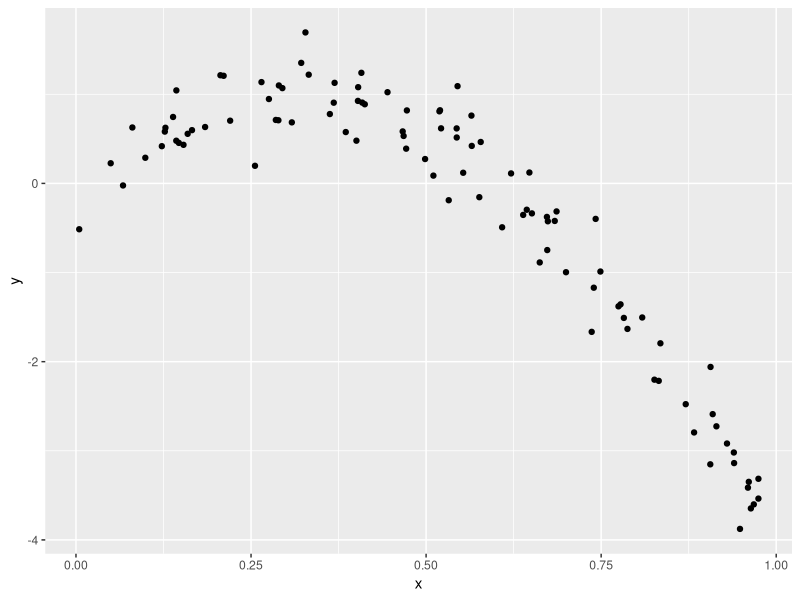
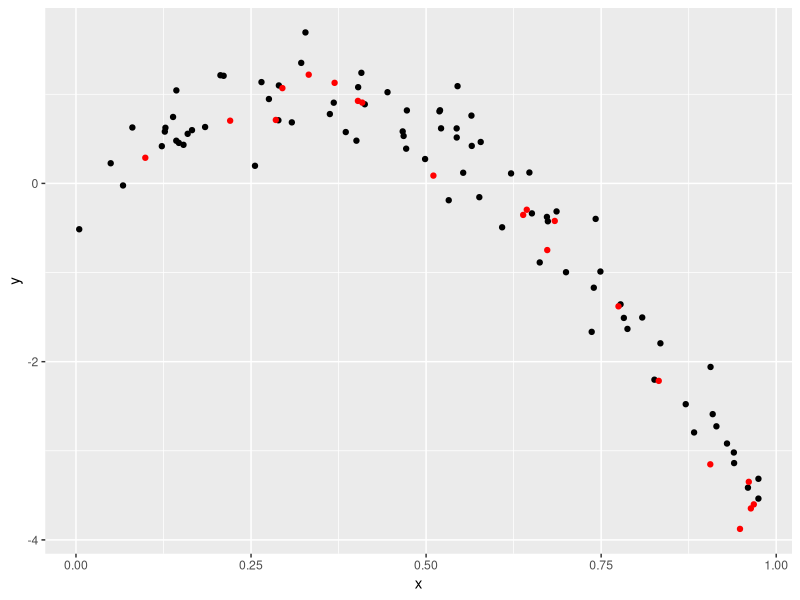
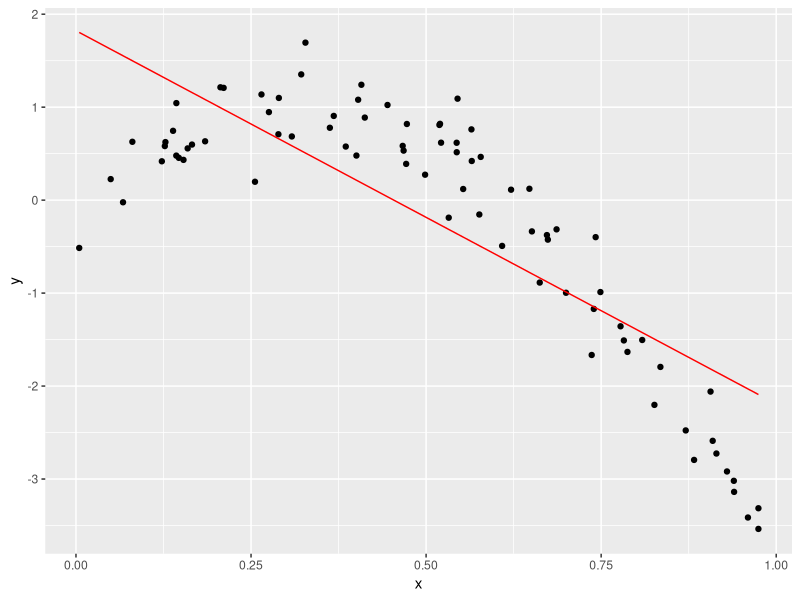
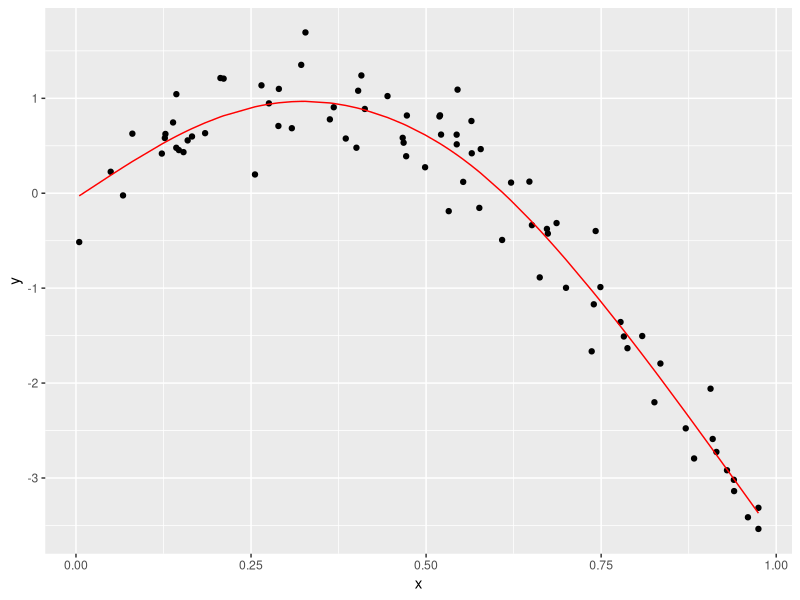
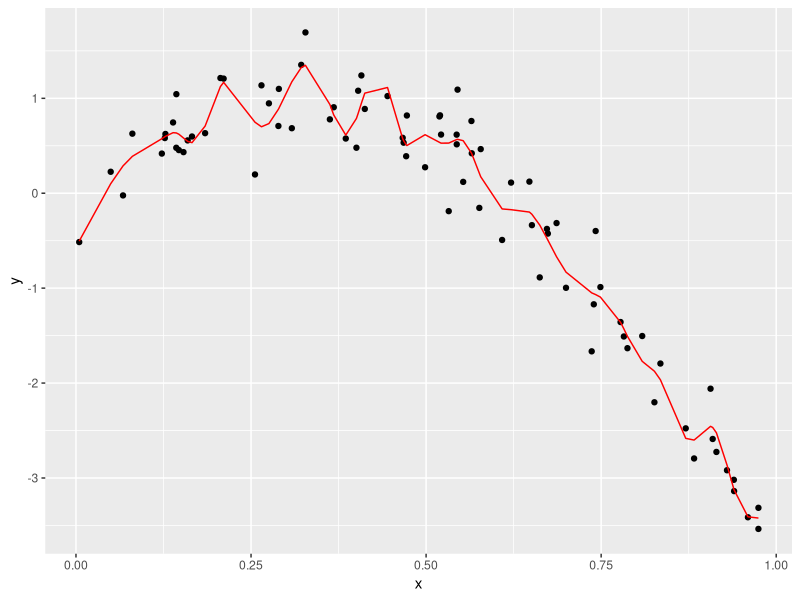

Write the R code that produced these figures, in order.
## ---- chunk 1
knitr::opts_chunk$set(echo = TRUE)

library(tidyverse)
library(modelr)
library(mgcv)
## ---- chunk 2
nonlin_df = 
  tibble(
    id = 1:100,
    x = runif(100, 0, 1),
    y = 1 - 10 * (x - .3) ^ 2 + rnorm(100, 0, .3)
  )

nonlin_df %>% 
  ggplot(aes(x = x, y = y)) + 
  geom_point()
## ---- chunk 3
train_df = sample_n(nonlin_df, 80)
test_df = anti_join(nonlin_df, train_df, by = "id")

ggplot(train_df, aes(x = x, y = y)) + 
  geom_point() + 
  geom_point(data = test_df, color = "red")
## ---- chunk 4
linear_mod = lm(y ~ x, data = train_df)
smooth_mod = mgcv::gam(y ~ s(x), data = train_df)
wiggly_mod = mgcv::gam(y ~ s(x, k = 30), sp = 10e-6, data = train_df)
## ---- chunk 5
train_df %>% 
  add_predictions(linear_mod) %>% 
  ggplot(aes(x = x, y = y)) + geom_point() + 
  geom_line(aes(y = pred), color = "red")


train_df %>% 
  add_predictions(smooth_mod) %>% 
  ggplot(aes(x = x, y = y)) + geom_point() + 
  geom_line(aes(y = pred), color = "red")

train_df %>% 
  add_predictions(wiggly_mod) %>% 
  ggplot(aes(x = x, y = y)) + geom_point() + 
  geom_line(aes(y = pred), color = "red")
## ---- chunk 6
rmse(linear_mod, test_df)
rmse(smooth_mod, test_df)
rmse(wiggly_mod, test_df)

#lower is better
## ---- chunk 7
cv_df = 
  crossv_mc(nonlin_df, 100) 

cv_df %>% pull(train) %>% .[[1]] %>% as_tibble

cv_df =
  cv_df %>% 
  mutate(
    train = map(train, as_tibble),
    test = map(test, as_tibble))

cv_df = 
  cv_df %>% 
  mutate(
    linear_mod  = map(train, ~lm(y ~ x, data = .x)),
    smooth_mod  = map(train, ~mgcv::gam(y ~ s(x), data = .x)),
    wiggly_mod  = map(train, ~gam(y ~ s(x, k = 30), sp = 10e-6, data = .x))) %>% 
  mutate(
    rmse_linear = map2_dbl(linear_mod, test, ~rmse(model = .x, data = .y)),
    rmse_smooth = map2_dbl(smooth_mod, test, ~rmse(model = .x, data = .y)),
    rmse_wiggly = map2_dbl(wiggly_mod, test, ~rmse(model = .x, data = .y)))
